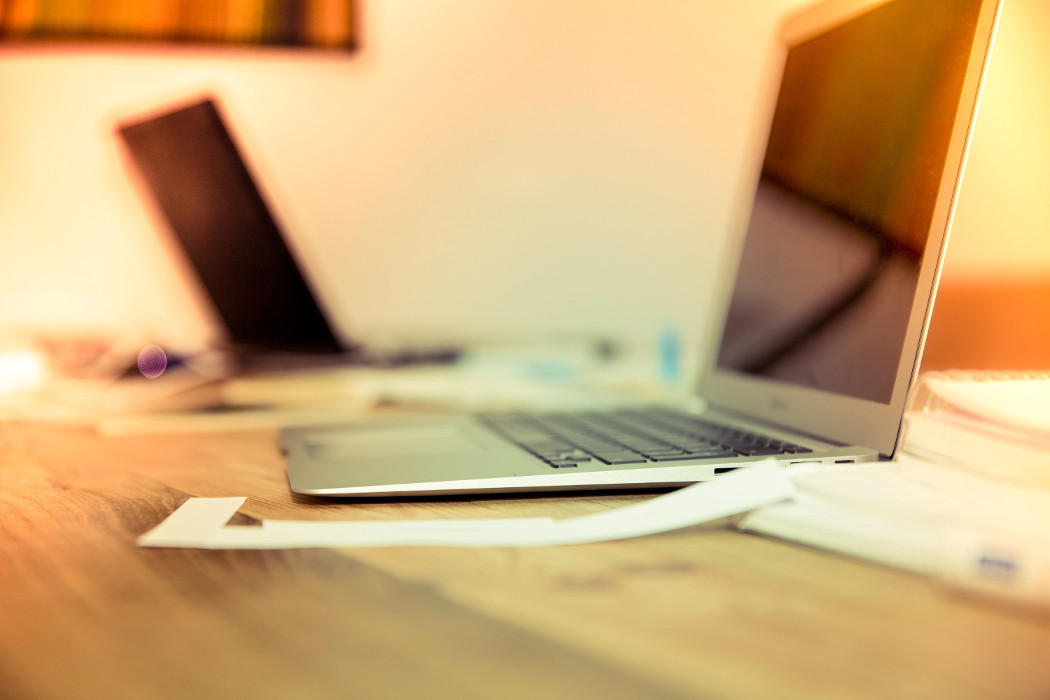
//> input picture Threaded-Image-Processing-Client-Server-version-2.0/images/Laptop.jpg, 1050 x 700 px
$ ./imageMoments ../../../Threaded-Image-Processing-Client-Server-version-2.0/images/Laptop.jpg   (built with g++ and OpenCV 4)
//> lines starting //> are read from the running program, lines starting //| are printed output that depends on the picture; after the words box and inside, x2 and y2 are one past the last pixel; in counts of white or black regions, pixels touching at a corner belong together
#include "opencv2/highgui/highgui.hpp"
#include "opencv2/imgproc/imgproc.hpp"
#include <iostream>
#include <stdio.h>
#include <stdlib.h>

using namespace cv;
using namespace std;

Mat src; Mat src_gray;
int thresh = 100;
int max_thresh = 255;
RNG rng(12345);

/// Function header
void thresh_callback(int, void* );

/** @function main */
int main( int argc, char** argv )
{
  /// Load source image and convert it to gray
  src = imread( argv[1], 1 );
//> src is the input picture: 700 rows x 1050 cols, CV_8UC3; mean B, G, R 118.9, 170.3, 205.4

  /// Convert image to gray and blur it
  cvtColor( src, src_gray, COLOR_BGR2GRAY );
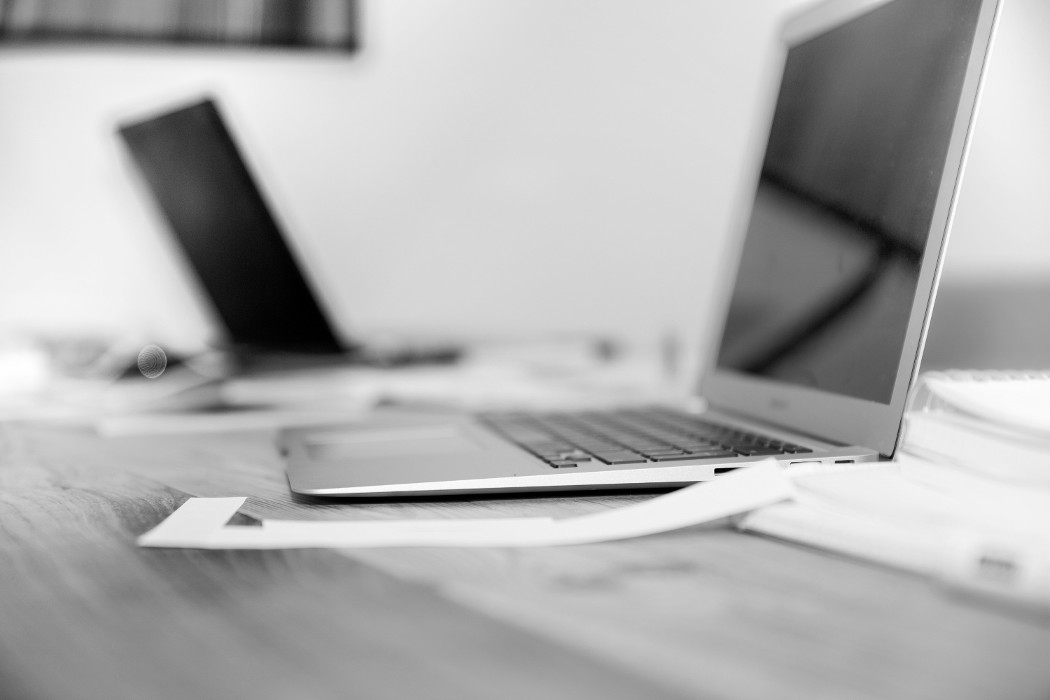
//> src_gray: 700 rows x 1050 cols, CV_8UC1; min 0, max 254, mean 175
  blur( src_gray, src_gray, Size(3,3) );

  /// Create Window
  char* source_window = "Source";
  namedWindow( source_window, WINDOW_AUTOSIZE );
  imshow( source_window, src );

  createTrackbar( " Canny thresh:", "Source", &thresh, max_thresh, thresh_callback );
  thresh_callback( 0, 0 );

  waitKey(0);
  printf("Client: \t");
  return(0);
}

/** @function thresh_callback */
void thresh_callback(int, void* )
{
  Mat canny_output;
  vector<vector<Point> > contours;
  vector<Vec4i> hierarchy;

  /// Detect edges using canny
  Canny( src_gray, canny_output, thresh, thresh*2, 3 );
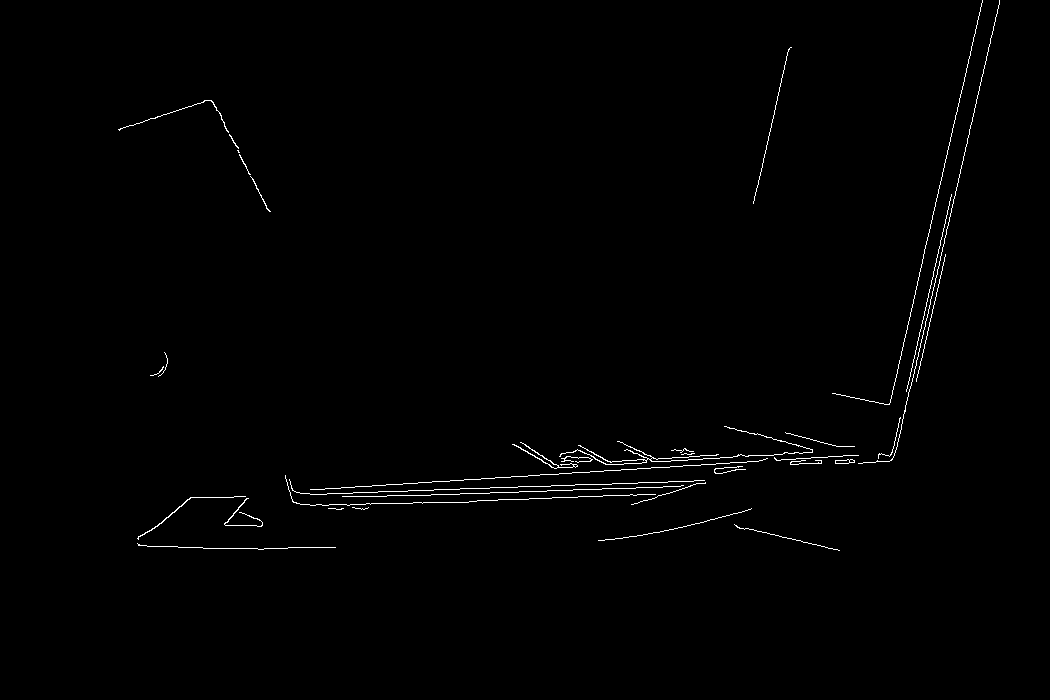
//> canny_output: 700 rows x 1050 cols, CV_8UC1; 0.75% white in thin lines or dots, all inside (x1, y1, x2, y2) = (118, 0, 1000, 551)
  /// Find contours
  findContours( canny_output, contours, hierarchy, RETR_TREE, CHAIN_APPROX_SIMPLE, Point(0, 0) );
//> contours = 38 contours, 31 with area under 20; largest, box (x1, y1, x2, y2) and area: (559, 426, 813, 465) 62, (835, 459, 855, 464) 56, (512, 442, 578, 469) 50, (835, 459, 850, 464) 42, (137, 496, 246, 540) 40, (224, 498, 263, 527) 28, (118, 100, 229, 133) 20

  /// Get the moments
  vector<Moments> mu(contours.size() );
//> mu = 38 items
  for( int i = 0; i < contours.size(); i++ )
     { mu[i] = moments( contours[i], false ); }
//> this loop made 38 passes

  ///  Get the mass centers:
  vector<Point2f> mc( contours.size() );
  for( int i = 0; i < contours.size(); i++ )
     { mc[i] = Point2f( mu[i].m10/mu[i].m00 , mu[i].m01/mu[i].m00 ); }

  /// Draw contours
  Mat drawing = Mat::zeros( canny_output.size(), CV_8UC3 );
  for( int i = 0; i< contours.size(); i++ )
     {
       Scalar color = Scalar( rng.uniform(0, 255), rng.uniform(0,255), rng.uniform(0,255) );
       drawContours( drawing, contours, i, color, 2, 8, hierarchy, 0, Point() );
       circle( drawing, mc[i], 4, color, -1, 8, 0 );
     }
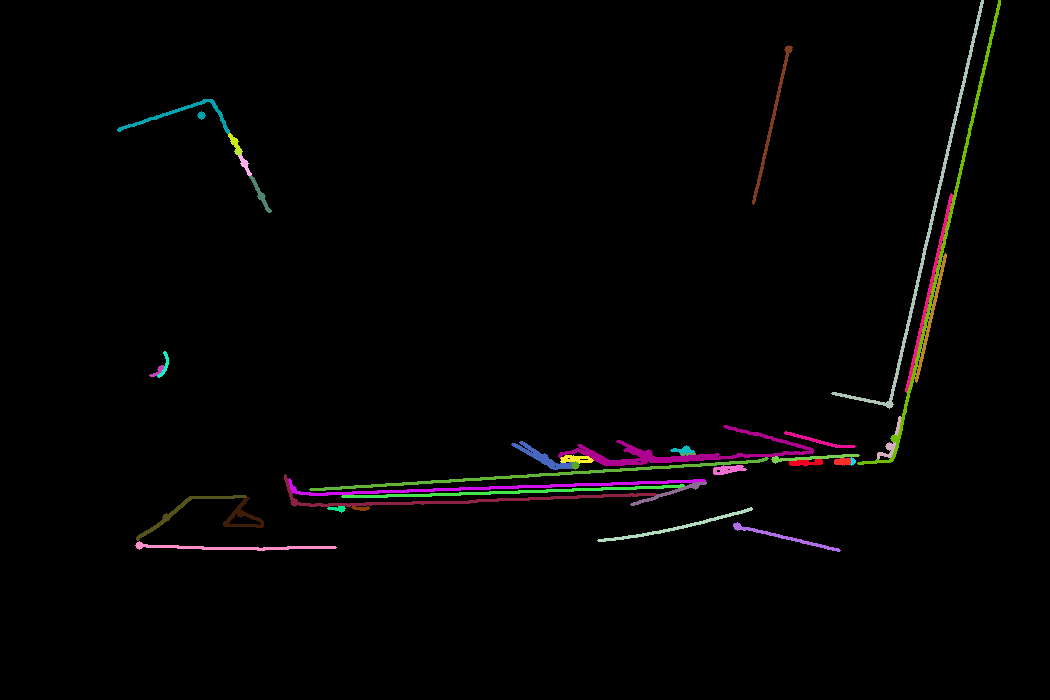
//> drawing: 700 rows x 1050 cols, CV_8UC3; mean B, G, R 2.9, 2.9, 3.6

  /// Show in a window
  namedWindow( "Contours", WINDOW_AUTOSIZE );
  imshow( "Contours", drawing );

  /// Calculate the area with the moments 00 and compare with the result of the OpenCV function
  printf("\t Info: Area and Contour Length \n");
  for( int i = 0; i< contours.size(); i++ )
     {
       printf(" * Contour[%d] - Area (M_00) = %.2f - Area OpenCV: %.2f - Length: %.2f \n", i, mu[i].m00, contourArea(contours[i]), arcLength( contours[i], true ) );
       Scalar color = Scalar( rng.uniform(0, 255), rng.uniform(0,255), rng.uniform(0,255) );
       drawContours( drawing, contours, i, color, 2, 8, hierarchy, 0, Point() );
       circle( drawing, mc[i], 4, color, -1, 8, 0 );
     }
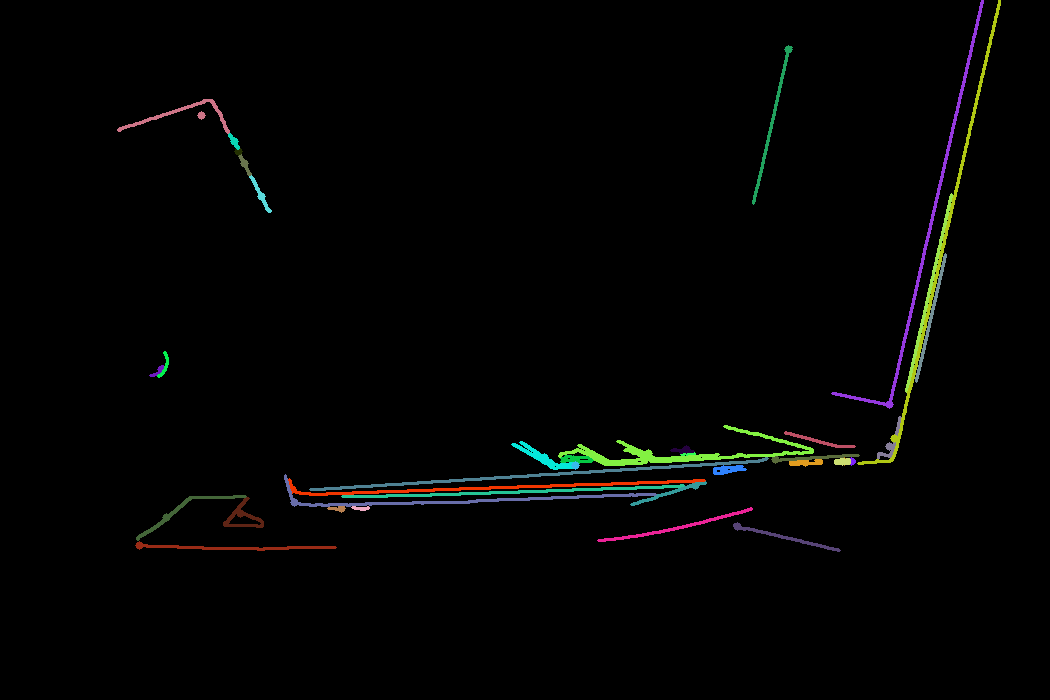
//> drawing: 700 rows x 1050 cols, CV_8UC3; 2.48% of pixels changed, all inside (x1, y1, x2, y2) = (117, 0, 1001, 552)
}
